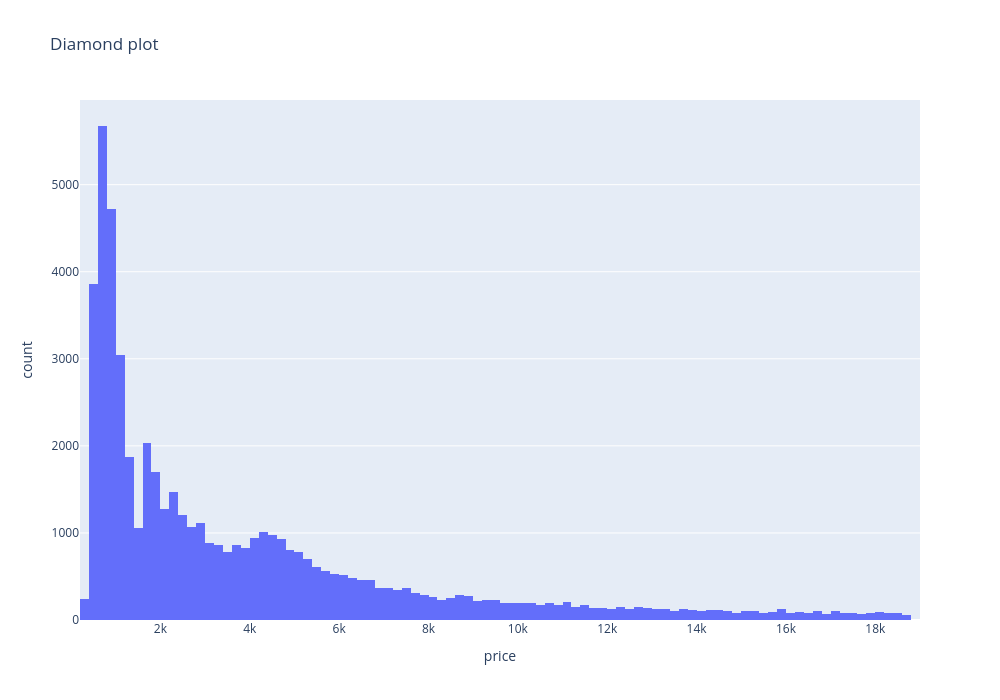

Notebook code cell kept with this figure:
### Code cell
fig=px.histogram(diamonds_df,x='price',title='Diamond plot',width=1000,height=700)
fig.show()

### Figure 1 — Plotly figure (JSON) as saved in the notebook; plotly's stock layout.template omitted (floating-point values rounded to 4 significant figures; data arrays with more than 128 entries replaced by an {"elided": "..."} marker saying what was removed)
{"data": [{"bingroup": "x", "hovertemplate": "price=%{x}<br>count=%{y}<extra></extra>", "legendgroup": "", "marker": {"color": "#636efa", "pattern": {"shape": ""}}, "name": "", "orientation": "v", "showlegend": false, "type": "histogram", "x": {"elided": "53940 int values"}, "xaxis": "x", "yaxis": "y"}], "layout": {"barmode": "relative", "height": 700, "legend": {"tracegroupgap": 0}, "title": {"text": "Diamond plot"}, "width": 1000, "xaxis": {"anchor": "y", "domain": [0, 1], "title": {"text": "price"}}, "yaxis": {"anchor": "x", "domain": [0, 1], "title": {"text": "count"}}}}
